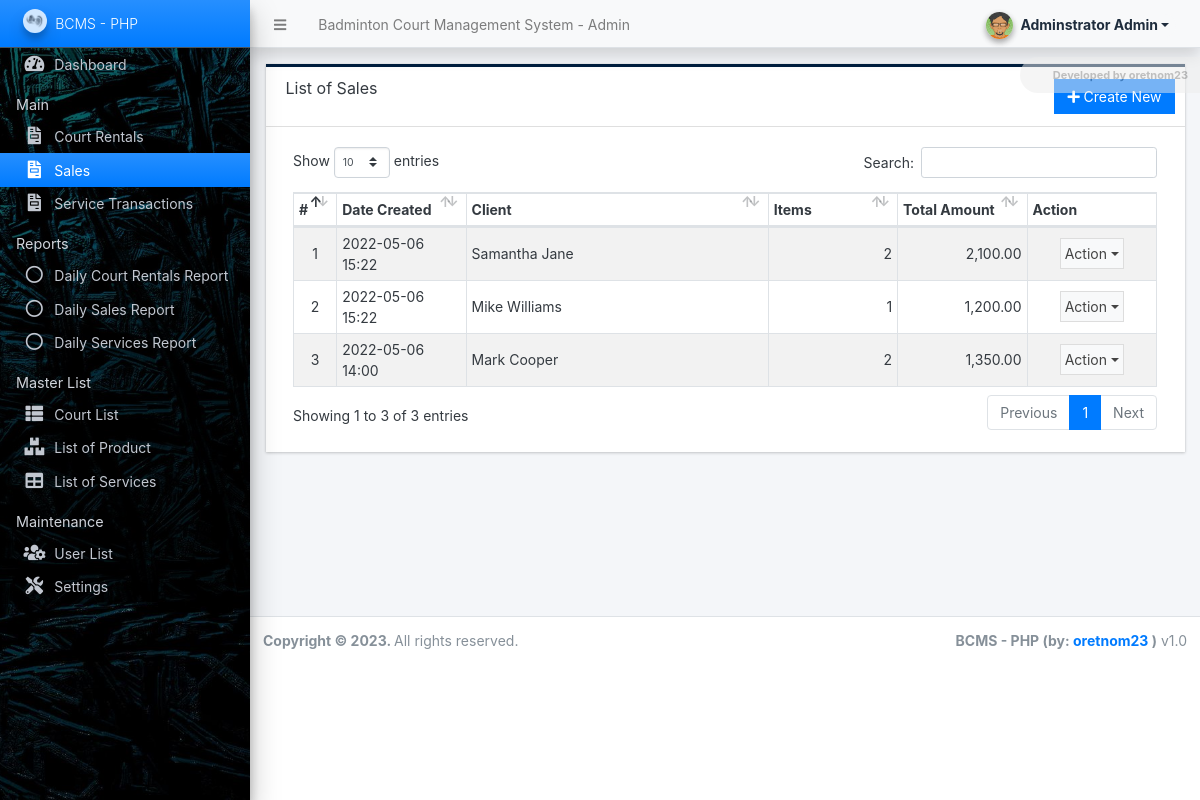
Screenshot of /admin/?page=sales (signed in) with the database file from the repository.
### tables this page shows
CREATE TABLE `sales_transaction` (
  `id` int(30) NOT NULL,
  `client_name` text NOT NULL,
  `contact` text NOT NULL,
  `total` float(12,2) NOT NULL DEFAULT 0.00,
  `court_rental_id` int(30) DEFAULT NULL,
  `date_created` datetime NOT NULL DEFAULT current_timestamp(),
  `date_updated` datetime NOT NULL DEFAULT current_timestamp() ON UPDATE current_timestamp()
);

### config.php (called while the page is built, shortened)
<?php
require_once('classes/DBConnection.php');
require_once('classes/SystemSettings.php');
function validate_image($file){
	if(!empty($file)){
        $ex = explode("?",$file);
        $file = $ex[0];
        $ts = isset($ex[1]) ? "?".$ex[1] : '';
		if(is_file(base_app.$file)){
			return base_url.$file.$ts;
		}else{
			return base_url.'dist/img/no-image-available.png';
		}
	}else{
		return base_url.'dist/img/no-image-available.png';
	}
}
function format_num($number = '' , $decimal = ''){
    if(is_numeric($number)){
        $ex = explode(".",$number);
        $decLen = isset($ex[1]) ? strlen($ex[1]) : 0;
        if(is_numeric($decimal)){
            return number_format($number,$decimal);
        }else{
            return number_format($number,$decLen);
        }
    }else{
        return "Invalid Input";
    }
}
function isMobileDevice(){
    $aMobileUA = array(
        '/iphone/i' => 'iPhone',
        '/ipod/i' => 'iPod',
        '/ipad/i' => 'iPad',
        '/android/i' => 'Android',
        '/blackberry/i' => 'BlackBerry',
        '/webos/i' => 'Mobile'
    );
    return false;
}
?>

### classes/DBConnection.php (called while the page is built, shortened)
<?php
class DBConnection{
    private $host = DB_SERVER;
    private $username = DB_USERNAME;
    private $password = DB_PASSWORD;
    private $database = DB_NAME;
    public $conn;
    public function __construct(){
        if (!isset($this->conn)) {
            $this->conn = new mysqli($this->host, $this->username, $this->password, $this->database);
        }
    }
}
?>

### classes/SystemSettings.php (called while the page is built, shortened)
<?php
class SystemSettings extends DBConnection{
	function userdata($field = ''){
		if(!empty($field)){
			if(isset($_SESSION['userdata'][$field]))
				return $_SESSION['userdata'][$field];
			else
				return null;
		}else{
			return false;
		}
	}
	function info($field=''){
		if(!empty($field)){
			if(isset($_SESSION['system_info'][$field]))
				return $_SESSION['system_info'][$field];
			else
				return false;
		}else{
			return false;
		}
	}
}
$_settings = new SystemSettings();
?>

### admin/sales/index.php (the view, shortened to what this page needs)
<div class="card card-outline rounded-0 card-navy">
	<div class="card-header">
		<h3 class="card-title">List of Sales</h3>
		<div class="card-tools">
			<a href="./?page=sales/manage_sale" id="create_new" class="btn btn-flat btn-primary"><span class="fas fa-plus"></span>  Create New</a>
		</div>
	</div>
	<div class="card-body">
        <div class="container-fluid">
			<table class="table table-hover table-striped table-bordered" id="list">
				<colgroup>
					<col width="5%">
					<col width="15%">
					<col width="35%">
					<col width="15%">
					<col width="15%">
					<col width="15%">
				</colgroup>
				<thead>
					<tr>
						<th>#</th>
						<th>Date Created</th>
						<th>Client</th>
						<th>Items</th>
						<th>Total Amount</th>
						<th>Action</th>
					</tr>
				</thead>
				<tbody>
					<?php
					$i = 1;
						$qry = $conn->query("SELECT *, COALESCE((SELECT COUNT(product_id) FROM `sales_transaction_items` where sales_transaction_id = sales_transaction.id), 0) as `items` from `sales_transaction` order by unix_timestamp(date_created) desc ");
						while($row = $qry->fetch_assoc()):
					?>
						<tr>
							<td class="text-center"><?php echo $i++; ?></td>
							<td><?php echo date("Y-m-d H:i",strtotime($row['date_created'])) ?></td>
							<td><?php echo $row['client_name'] ?></td>
							<td class="text-right"><?php echo format_num($row['items']) ?></td>
							<td class="text-right"><?php echo format_num($row['total'],2) ?></td>
							<td align="center">
								 <button type="button" class="btn btn-flat p-1 btn-default btn-sm dropdown-toggle dropdown-icon" data-toggle="dropdown">
				                  		Action
				                  </button>
							</td>
						</tr>
					<?php endwhile; ?>
				</tbody>
			</table>
		</div>
	</div>
</div>

### admin/index.php (shortened to what this page needs)
<?php require_once('../config.php'); ?>
 <!DOCTYPE html>
<html lang="en" class="" style="height: auto;">
<?php require_once('inc/header.php') ?>
  <body class="sidebar-mini layout-fixed control-sidebar-slide-open layout-navbar-fixed sidebar-mini-md sidebar-mini-xs text-sm" data-new-gr-c-s-check-loaded="14.991.0" data-gr-ext-installed="" style="height: auto;">
    <div class="wrapper">
     <?php require_once('inc/topBarNav.php') ?>
     <?php require_once('inc/navigation.php') ?>
     <?php $page = isset($_GET['page']) ? $_GET['page'] : 'home';  ?>
      <div class="content-wrapper  pt-3" style="min-height: 567.854px;">
        <section class="content  text-dark">
          <div class="container-fluid">
            <?php
              if(!file_exists($page.".php") && !is_dir($page)){
                  include '404.html';
              }else{
                if(is_dir($page))
                  include $page.'/index.php';
                else
                  include $page.'.php';
              }
            ?>
          </div>
        </section>
      </div>
      <?php require_once('inc/footer.php') ?>
  </body>
</html>

### admin/inc/header.php (shortened to what this page needs)
<head>
    <link rel="stylesheet" href="<?php echo base_url ?>plugins/fontawesome-free/css/all.min.css">
    <link rel="stylesheet" href="<?php echo base_url ?>plugins/tempusdominus-bootstrap-4/css/tempusdominus-bootstrap-4.min.css">
  <link rel="stylesheet" href="<?php echo base_url ?>plugins/datatables-bs4/css/dataTables.bootstrap4.min.css">
  <link rel="stylesheet" href="<?php echo base_url ?>plugins/datatables-responsive/css/responsive.bootstrap4.min.css">
  <link rel="stylesheet" href="<?php echo base_url ?>plugins/datatables-buttons/css/buttons.bootstrap4.min.css">
  <link rel="stylesheet" href="<?php echo base_url ?>plugins/select2/css/select2.min.css">
  <link rel="stylesheet" href="<?php echo base_url ?>plugins/select2-bootstrap4-theme/select2-bootstrap4.min.css">
    <link rel="stylesheet" href="<?php echo base_url ?>plugins/icheck-bootstrap/icheck-bootstrap.min.css">
    <link rel="stylesheet" href="<?php echo base_url ?>plugins/jqvmap/jqvmap.min.css">
    <link rel="stylesheet" href="<?php echo base_url ?>dist/css/adminlte.css">
    <link rel="stylesheet" href="<?php echo base_url ?>dist/css/custom.css">
    <link rel="stylesheet" href="<?php echo base_url ?>plugins/overlayScrollbars/css/OverlayScrollbars.min.css">
    <link rel="stylesheet" href="<?php echo base_url ?>plugins/daterangepicker/daterangepicker.css">
    <link rel="stylesheet" href="<?php echo base_url ?>plugins/summernote/summernote-bs4.min.css">
  <link rel="stylesheet" href="<?php echo base_url ?>plugins/sweetalert2-theme-bootstrap-4/bootstrap-4.min.css">
  </head>

### admin/inc/topBarNav.php (shortened to what this page needs)
<nav class="main-header navbar navbar-expand navbar-light shadow text-sm">
  <ul class="navbar-nav">
    <li class="nav-item">
    <a class="nav-link" data-widget="pushmenu" href="#" role="button"><i class="fas fa-bars"></i></a>
    </li>
    <li class="nav-item d-none d-sm-inline-block">
      <a href="<?php echo base_url ?>" class="nav-link"><?php echo (!isMobileDevice()) ? $_settings->info('name'):$_settings->info('short_name'); ?> - Admin</a>
    </li>
  </ul>
  <ul class="navbar-nav ml-auto">
    <li class="nav-item">
      <div class="btn-group nav-link">
            <button type="button" class="btn btn-rounded badge badge-light dropdown-toggle dropdown-icon" data-toggle="dropdown">
              <span><img src="<?php echo validate_image($_settings->userdata('avatar')) ?>" class="img-circle elevation-2 user-img" alt="User Image"></span>
              <span class="ml-3"><?php echo ucwords($_settings->userdata('firstname').' '.$_settings->userdata('lastname')) ?></span>
            </button>
        </div>
    </li>
  </ul>
</nav>

### admin/inc/navigation.php (shortened to what this page needs)
<aside class="main-sidebar sidebar-dark-primary elevation-4 sidebar-no-expand">
  <a href="<?php echo base_url ?>admin" class="brand-link bg-gradient-primary text-sm">
  <img src="<?php echo validate_image($_settings->info('logo'))?>" alt="Store Logo" class="brand-image img-circle elevation-3" style="opacity: .8;width: 1.5rem;height: 1.5rem;max-height: unset">
  <span class="brand-text font-weight-light"><?php echo $_settings->info('short_name') ?></span>
  </a>
  <div class="sidebar os-host os-theme-light os-host-overflow os-host-overflow-y os-host-resize-disabled os-host-transition os-host-scrollbar-horizontal-hidden">
    <div class="os-content-glue" style="margin: 0px -8px; width: 249px; height: 646px;"></div>
    <div class="os-padding">
      <div class="os-viewport os-viewport-native-scrollbars-invisible" style="overflow-y: scroll;">
        <div class="os-content" style="padding: 0px 8px; height: 100%; width: 100%;">
          <nav class="mt-1">
             <ul class="nav nav-pills nav-sidebar flex-column text-sm nav-compact nav-flat nav-child-indent nav-collapse-hide-child" data-widget="treeview" role="menu" data-accordion="false">
              <li class="nav-item dropdown">
                <a href="./" class="nav-link nav-home">
                  <i class="nav-icon fas fa-tachometer-alt"></i>
                  <p>
                    Dashboard
                  </p>
                </a>
              </li>
              <li class="nav-header">Main</li>
              <li class="nav-item dropdown">
                <a href="<?php echo base_url ?>admin/?page=court_rentals" class="nav-link nav-court_rentals">
                  <i class="nav-icon fas fa-file-invoice"></i>
                  <p>
                    Court Rentals
                  </p>
                </a>
              </li>
              <li class="nav-item dropdown">
                <a href="<?php echo base_url ?>admin/?page=sales" class="nav-link nav-sales">
                  <i class="nav-icon fas fa-file-invoice"></i>
                  <p>
                    Sales
                  </p>
                </a>
              </li>
              <li class="nav-item dropdown">
                <a href="<?php echo base_url ?>admin/?page=service_transactions" class="nav-link nav-service_transactions">
                  <i class="nav-icon fas fa-file-invoice"></i>
                  <p>
                    Service Transactions
                  </p>
                </a>
              </li>
              <li class="nav-header">Reports</li>
              <li class="nav-item dropdown">
                <a href="<?php echo base_url ?>admin/?page=reports/daily_court_rental_report" class="nav-link nav-reports_daily_court_rental_report">
                  <i class="nav-icon far fa-circle"></i>
                  <p>
                    Daily Court Rentals Report
                  </p>
                </a>
              </li>
              <li class="nav-item dropdown">
                <a href="<?php echo base_url ?>admin/?page=reports/daily_sales_report" class="nav-link nav-reports_daily_sales_report">
                  <i class="nav-icon far fa-circle"></i>
                  <p>
                    Daily Sales Report
                  </p>
                </a>
              </li>
              <li class="nav-item dropdown">
                <a href="<?php echo base_url ?>admin/?page=reports/daily_services_report" class="nav-link nav-reports_daily_services_report">
                  <i class="nav-icon far fa-circle"></i>
                  <p>
                    Daily Services Report
                  </p>
                </a>
              </li>
              <?php if($_settings->userdata('type') == 1): ?>
              <li class="nav-header">Master List</li>
              <li class="nav-item dropdown">
                <a href="<?php echo base_url ?>admin/?page=courts" class="nav-link nav-courts">
                  <i class="nav-icon fas fa-th-list"></i>
                  <p>
                    Court List
                  </p>
                </a>
              </li>
              <li class="nav-item dropdown">
                <a href="<?php echo base_url ?>admin/?page=products" class="nav-link nav-products">
                  <i class="nav-icon fas fa-boxes"></i>
                  <p>
                    List of Product
                  </p>
                </a>
              </li>
              <li class="nav-item dropdown">
                <a href="<?php echo base_url ?>admin/?page=services" class="nav-link nav-services">
                  <i class="nav-icon fas fa-table"></i>
                  <p>
                    List of Services
                  </p>
                </a>
              </li>
              <li class="nav-header">Maintenance</li>
              <li class="nav-item dropdown">
                <a href="<?php echo base_url ?>admin/?page=user/list" class="nav-link nav-user_list">
                  <i class="nav-icon fas fa-users-cog"></i>
                  <p>
                    User List
                  </p>
                </a>
              </li>
              <li class="nav-item dropdown">
                <a href="<?php echo base_url ?>admin/?page=system_info" class="nav-link nav-system_info">
                  <i class="nav-icon fas fa-tools"></i>
                  <p>
                    Settings
                  </p>
                </a>
              </li>
              <?php endif; ?>
            </ul>
          </nav>
        </div>
      </div>
    </div>
  </div>
</aside>

### admin/inc/footer.php (shortened to what this page needs)
<footer class="main-footer text-sm">
        <strong>Copyright © <?php echo date('Y') ?>.
        </strong>
        All rights reserved.
        <div class="float-right d-none d-sm-inline-block">
          <b><?php echo $_settings->info('short_name') ?> (by: <a href="http://1sourcecodr.blogspot.com/" target="blank">oretnom23</a> )</b> v1.0
        </div>
      </footer>
    </div>

### admin/inc/topBarNav.php (style rules this page uses)
.user-img { position: absolute; height: 27px; width: 27px; object-fit: cover; left: -7%; top: -12%; }
.btn-rounded { border-radius: 50px; }

### rows the page displays
sales_transaction: date_created "2022-05-06 15:22", client_name "Samantha Jane", items "2", total "2,100.00"
sales_transaction: date_created "2022-05-06 15:22", client_name "Mike Williams", items "1", total "1,200.00"
sales_transaction: date_created "2022-05-06 14:00", client_name "Mark Cooper", items "2", total "1,350.00"

### other values shown
$_settings->info('name') "Badminton Court Management System"
$_settings->userdata('firstname').' '.$_settings->userdata('lastname') "Adminstrator Admin"
$_settings->info('short_name') "BCMS - PHP"
